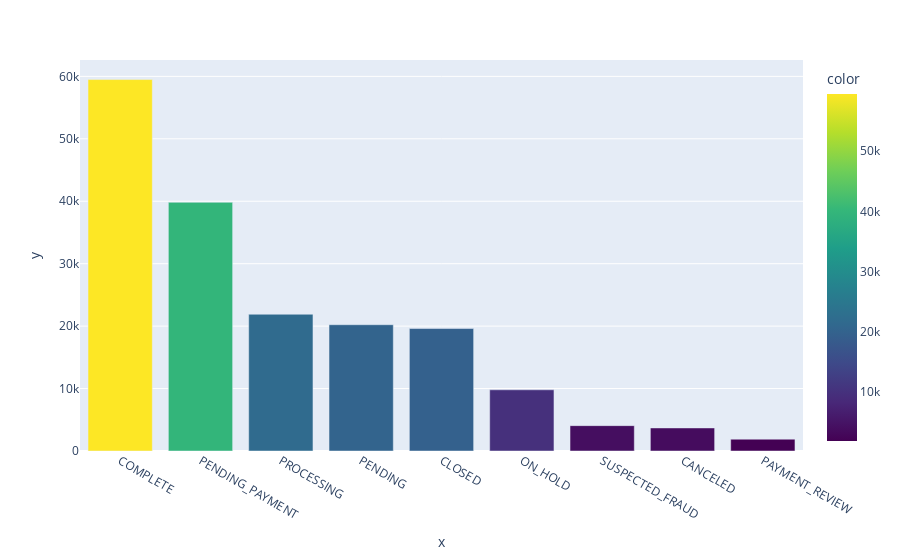

Write notebook code for a chart like this one.
### Markdown cell above
# Order / delivery status

### Code cell
data_order_status=supply_data_f.groupby(['Order Status'])['Order Id'].count().reset_index(name='Number of Orders').sort_values(by= 'Number of Orders', ascending= False)
px.bar(x=data_order_status['Order Status'] , y=data_order_status['Number of Orders']  , color=data_order_status['Number of Orders'],color_continuous_scale='Viridis',
      labels = { 'Order Status': 'Order Status', 'Number of Orders': 'Number of Orders'})

### Figure 1 — Plotly figure (JSON) as saved in the notebook; plotly's stock layout.template omitted (floating-point values rounded to 4 significant figures)
{"data": [{"alignmentgroup": "True", "hovertemplate": "x=%{x}<br>y=%{y}<br>color=%{marker.color}<extra></extra>", "legendgroup": "", "marker": {"color": [59491, 39832, 21902, 20227, 19616, 9804, 4062, 3692, 1893], "coloraxis": "coloraxis", "pattern": {"shape": ""}}, "name": "", "offsetgroup": "", "orientation": "v", "showlegend": false, "textposition": "auto", "type": "bar", "x": ["COMPLETE", "PENDING_PAYMENT", "PROCESSING", "PENDING", "CLOSED", "ON_HOLD", "SUSPECTED_FRAUD", "CANCELED", "PAYMENT_REVIEW"], "xaxis": "x", "y": [59491, 39832, 21902, 20227, 19616, 9804, 4062, 3692, 1893], "yaxis": "y"}], "layout": {"barmode": "relative", "coloraxis": {"colorbar": {"title": {"text": "color"}}, "colorscale": [[0, "#440154"], [0.1111, "#482878"], [0.2222, "#3e4989"], [0.3333, "#31688e"], [0.4444, "#26828e"], [0.5556, "#1f9e89"], [0.6667, "#35b779"], [0.7778, "#6ece58"], [0.8889, "#b5de2b"], [1, "#fde725"]]}, "legend": {"tracegroupgap": 0}, "margin": {"t": 60}, "xaxis": {"anchor": "y", "domain": [0, 1], "title": {"text": "x"}}, "yaxis": {"anchor": "x", "domain": [0, 1], "title": {"text": "y"}}}}
